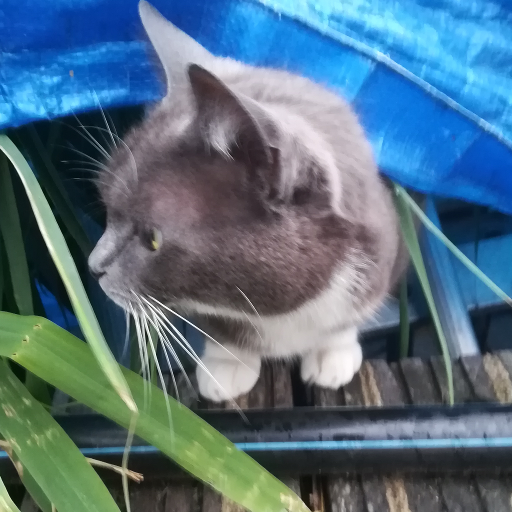
#> input picture muis_small.png, 512 x 512 px, found by its file name
$ python demo_wavelet.py
#> lines starting #> are read from the running program, lines starting #| are printed output that depends on the picture
# Project : Bachelor thesis Mathematics & Computer science
# Author  : Bokke v.d. Bergh
# Contents:
# A simple demo script to demonstrate the 2d discrete wavelet transform.

import numpy as np
import pywt

from PIL import Image

import matplotlib.pyplot as plt

def load_image( infilename ) :
#> called with infilename = 'muis_small.png'
    img = Image.open( infilename )
#> img is the input picture: PIL image 512x512 RGB; mean R, G, B 84.8, 111.9, 128.5
    img.load()
    data = np.asarray( img, dtype="int32" )
    return data

wavelets = ["db3", "db7", "haar"]
wavelet = "db2"
reconstruct = False

img_blue = load_image("muis_small.png")[:,:,2]
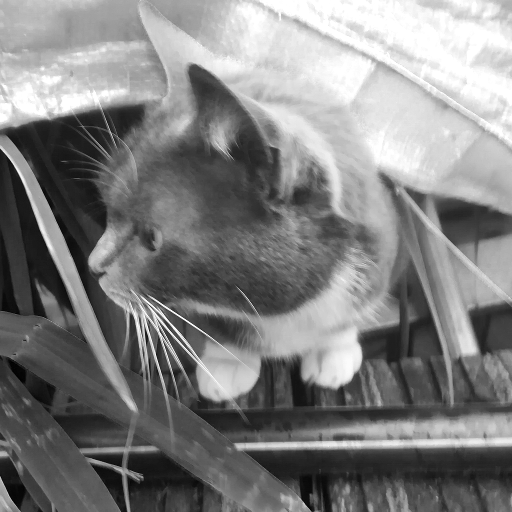
#> img_blue: shape (512, 512) int32; min 0, max 255, mean 128.5
(cA, (cH, cV, cD)) = pywt.dwt2(img_blue, wavelet)
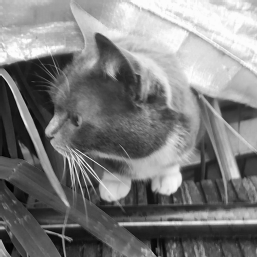
#> cA: shape (257, 257) float64; min 1.16, max 516, mean 257.3; drawn with min black and max white
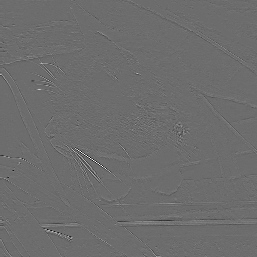
#> cH: shape (257, 257) float64; min -95.59, max 128.4, mean 0.3; drawn with min black and max white
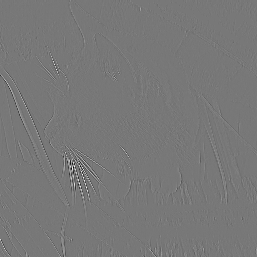
#> cV: shape (257, 257) float64; min -145.3, max 162.8, mean 0; drawn with min black and max white
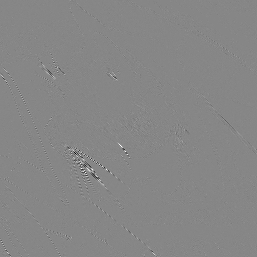
#> cD: shape (257, 257) float64; min -132.3, max 117.9, mean -0.1; drawn with min black and max white
plt.suptitle(f"Discrete 2D wavelet transform of a cat picture\nusing the {wavelet} wavelet.")

if reconstruct:
    cDm = np.zeros_like(cD)
    reconstructed = pywt.idwt2((cA, (cH, cV, cDm)), wavelet)
    imin, imax = np.min(reconstructed), np.max(reconstructed)
    plt.imshow((reconstructed + imin) / (imax + imin), cmap="gray")
else:
    for i, c in enumerate([cA, cH, cV, cD]):
        plt.subplot(2,2,i+1)
        imin, imax = np.min(c), np.max(c)
        plt.imshow((c + imin) / (imax + imin), cmap="gray")
#> this loop made 4 passes
#> (imin, imax) on passes 1 to 4: (1.16, 516), (-95.59, 128.4), (-145.3, 162.8), (-132.3, 117.9)
plt.show()
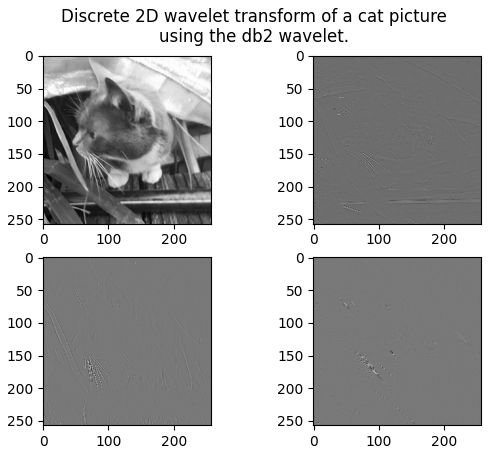
#> figure drawn by matplotlib, 4 panels
